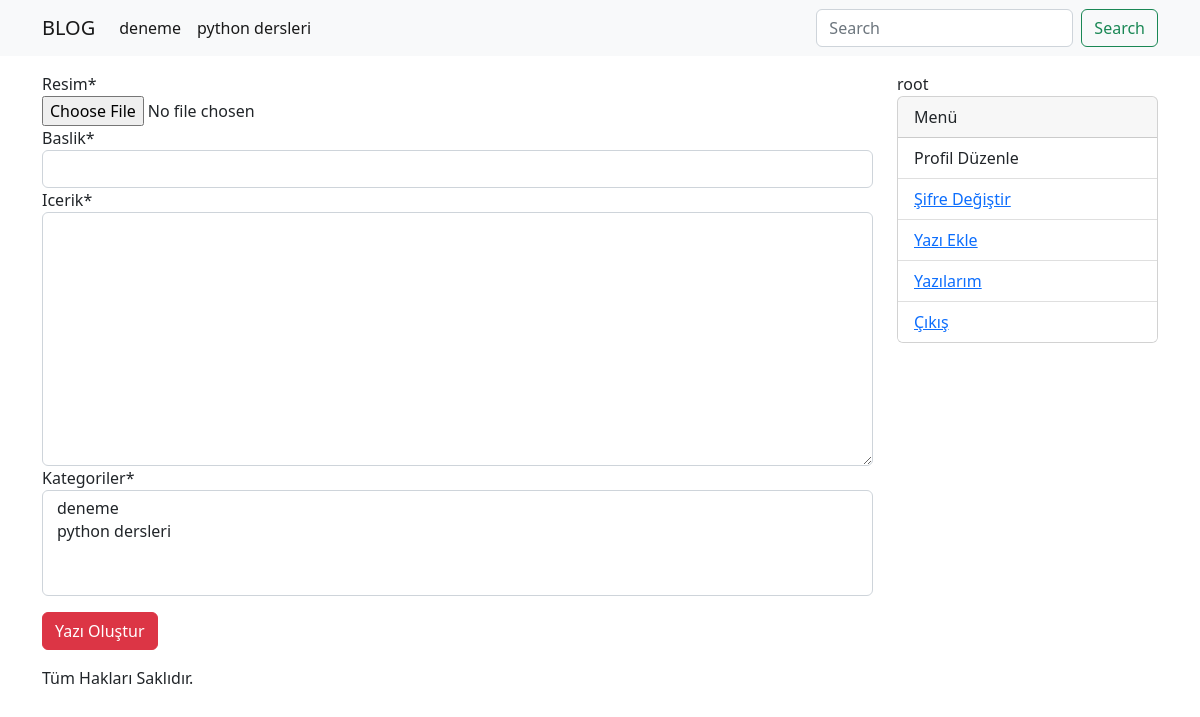
/yazi-ekle (signed in), run on an earlier commit of the app's database.
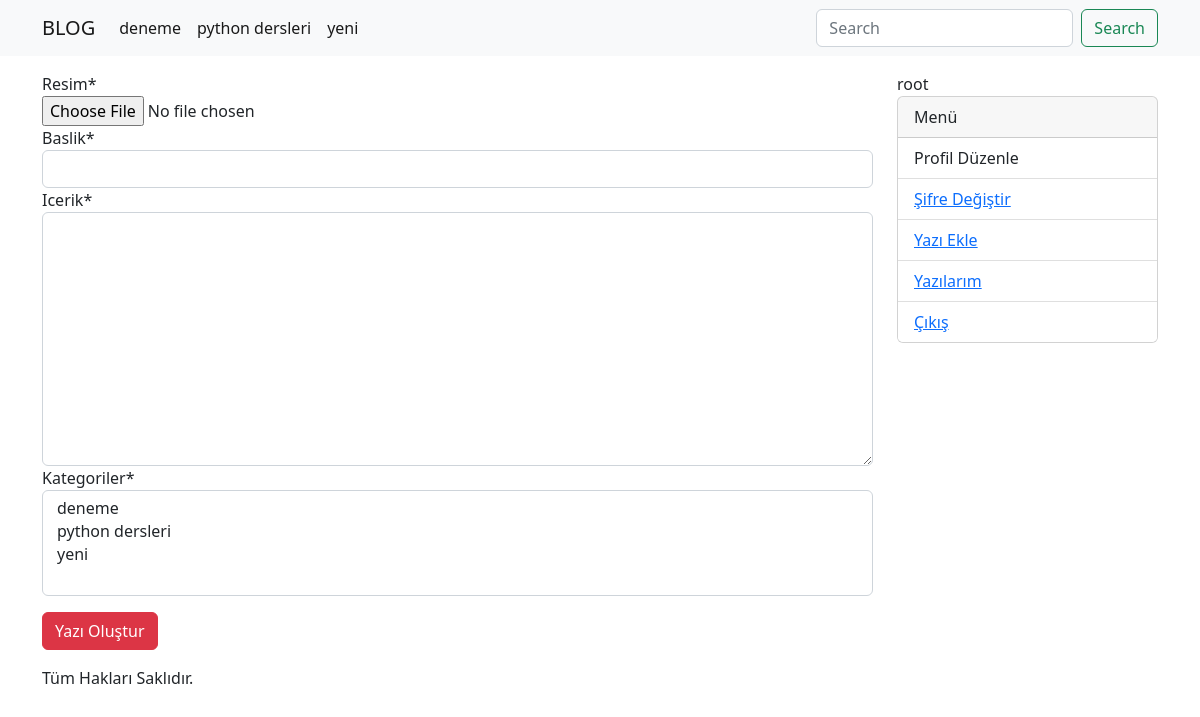
And on a later commit of the database.
### blog/models/kategori.py (models this page shows)
class KategoriModel(models.Model):
    isim = models.CharField(max_length=30, blank=False, null=False)
    slug = AutoSlugField(populate_from='isim', unique = True)
    class Meta:
        db_table = 'kategori'
        verbose_name_plural = 'Kategoriler'
        verbose_name ='Kategori'
    def __str__(self):
        return self.isim

### blog/views/yazi_ekle.py (the view)
# urls.py: path('yazi-ekle', yazi_ekle, name='yazi-ekle'),
@login_required(login_url='/')
def yazi_ekle(request):
    form =YaziEkleModelForm(request.POST or None, files=request.FILES or None)
    if form.is_valid():
        yazi=form.save(commit=False)
        yazi.yazar=request.user
        yazi.save()
        form.save_m2m()
        return redirect('detay', slug=yazi.slug)
    return render (request, 'pages/yazi-ekle.html', context = {
        'form': form
    })

### blog/forms/yazi_ekle.py
class YaziEkleModelForm(forms.ModelForm):
    class Meta:
        model = YazilarModel
        exclude =('yazar', 'slug')

### account/models.py (called while the page is built)
    def __str__(self):
        return self.username

### blog/templatetags/kategori_list.py (called while the page is built)
@register.simple_tag
def kategori_list():
    kategoriler=KategoriModel.objects.all()
    return kategoriler

### blog/templates/pages/yazi-ekle.html (shortened to what this page needs)
{% extends 'base.html' %}
{% load crispy_forms_tags %}
{% block content %}
    <form action="{% url 'yazi-ekle' %}" enctype="multipart/form-data" method="POST">
        {{ form | crispy}}
        <input type="submit" class= 'btn btn-danger mt-3 mb-3' value="Yazı Oluştur"/>
    </form>
{% endblock %}

### templates/components/navbar.html (shortened to what this page needs)
{% load kategori_list %}
{% kategori_list as kategoriler %}
<nav class="navbar navbar-expand-lg bg-light">
    <div class="container">
      <a class="navbar-brand" href="{% url 'anasayfa' %}">BLOG</a>
      <div class="collapse navbar-collapse" id="navbarSupportedContent">
        <ul class="navbar-nav me-auto mb-2 mb-lg-0">
          {% for kategori in kategoriler %}
          <li class="nav-item">
            <a class="nav-link active" aria-current="page" href="{% url 'kategori' kategoriSlug=kategori.slug %}">{{ kategori.isim }}</a>
          </li>
          {% endfor %}
        </ul>
        <form acrion="{% url 'anasayfa' %}" class="d-flex" role="search">
          <input class="form-control me-2" name="sorgu" type="search" placeholder="Search" aria-label="Search">
          <button class="btn btn-outline-success"  type="submit">Search</button>
        </form>
      </div>
    </div>
  </nav>

What changed in the data, as far as the page shows it:
added KategoriModel: isim "yeni"
Also different on the page:
form field kategoriler: "deneme / python dersleri" → "deneme / python dersleri / yeni"
